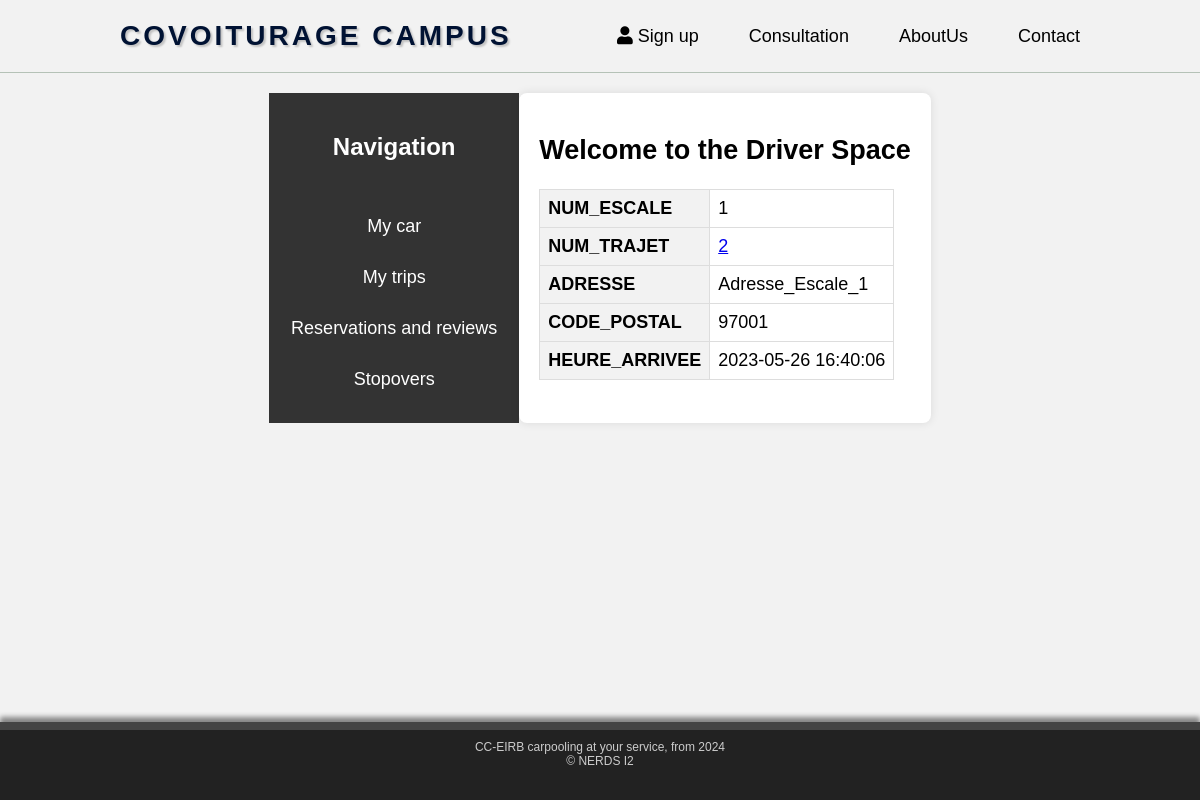
Page /php/espace_conducteur/view_escale.php?num_escale=1 on the committed database.
### tables this page shows
CREATE TABLE IF NOT EXISTS ESCALE (
    NUM_ESCALE INT AUTO_INCREMENT PRIMARY KEY,
    NUM_TRAJET INT NOT NULL,
    ADRESSE VARCHAR(100) NOT NULL,
    CODE_POSTAL INT NOT NULL,
    HEURE_ARRIVEE TIMESTAMP NOT NULL,
    VALIDATION_ESCALE BOOLEAN NOT NULL DEFAULT FALSE,
    FOREIGN KEY (NUM_TRAJET) REFERENCES TRAJET(NUM_TRAJET) ON DELETE CASCADE ON UPDATE CASCADE
);

### php/espace_conducteur/view_escale.php (the view, shortened to what this page needs)
<!DOCTYPE html>
<html>
<head>
    <link rel="stylesheet" type="text/css" href="../../css/esp_conducteur.css">
</head>
<body>
    <?php include('../header.php'); ?>
    <div class="container">
        <?php include('nav_bar.php'); ?>
        <div class="main-content" id="mainContent">
            <h2>Welcome to the Driver Space</h2>
            <?php
            include('../../connect.php');
            if (isset($_GET['num_escale']) && !empty($_GET['num_escale'])) {
                $num_escale = $_GET['num_escale'];
                $query1 = "SELECT * FROM ESCALE WHERE NUM_ESCALE = ?";
                $stmt1 = $conn->prepare($query1);
                $stmt1->bind_param("i", $num_escale);
                if ($stmt1->execute()) {
                    $result1 = $stmt1->get_result();
                    if ($result1->num_rows > 0) {
                        echo '<div style="overflow-x:auto;">';
                        echo '<table>';
                        $columns = ['NUM_ESCALE', 'NUM_TRAJET', 'ADRESSE', 'CODE_POSTAL', 'HEURE_ARRIVEE'];
                        while ($row = $result1->fetch_assoc()) {
                            foreach ($columns as $column) {
                                echo '<tr>';
                                if ($column === 'NUM_TRAJET') {
                                    echo "<th>$column</th>";
                                    echo "<td><a href='view_trajet.php?num_trajet={$row[$column]}'>{$row[$column]}</a></td>";
                                } else {
                                    echo "<th>$column</th>";
                                    echo "<td>{$row[$column]}</td>";
                                }
                                echo '</tr>';
                            }
                        }
                        echo '</table>';
                        echo '</div>';
                    } else {
                        echo "No result found";
                    }
                } else {
                    echo "Error executing query 1: " . $stmt1->error;
                }
            }
            ?>
        </div>
    </div>
    <?php include('../footer.php'); ?>
</body>
</html>

### css/esp_conducteur.css (style rules this page uses)
body { font-family: 'Open Sans', sans-serif; background-color: #f2f2f2; margin: 0; padding: 0; font-size: 18px; }
.container { display: flex; max-width: 1200px; margin: 0 auto; padding: 20px; }
.main-content { flex-grow: 1; padding: 20px; background-color: #fff; border-radius: 8px; box-shadow: 0 0 10px rgba(0, 0, 0, 0.1); transition: transform 0.3s ease; }

### php/espace_conducteur/view_escale.php (style rules this page uses)
table { border-collapse: collapse; margin-bottom: 20px; }
th, td { border: 1px solid #ddd; padding: 8px; text-align: left; }
th { background-color: #f2f2f2; }

### php/header.php (style rules this page uses)
body { font-family: 'DyeLine', sans-serif; margin: 0; padding: 0; }

### php/footer.php (style rules this page uses)
html, body { height: 100%; margin: 0; display: flex; flex-direction: column; }
body { min-height: 100vh; }

### rows in the picture
escale: column "NUM_ESCALE", NUM_ESCALE "1", column "NUM_TRAJET", NUM_TRAJET "2", column "ADRESSE", ADRESSE "Adresse_Escale_1", column "CODE_POSTAL", CODE_POSTAL "97001", column "HEURE_ARRIVEE", HEURE_ARRIVEE "2023-05-26 16:40:06"
